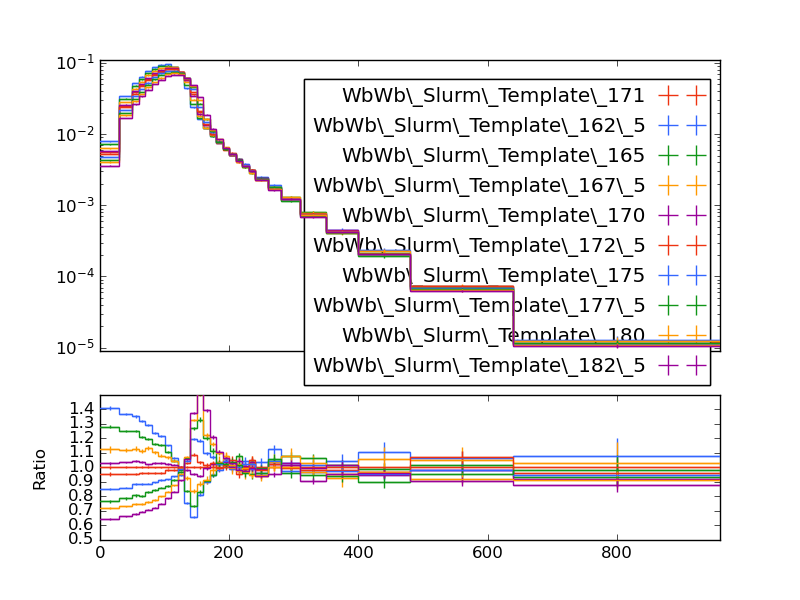

This figure's Python source:
#! /usr/bin/env python

# This Python script was auto-generated using YODA v2.0.1.
# Analysis object: /WbWb_singlelepton/m_bl_fine
# Timestamp: 12-01-2026 (12:51:18)

import matplotlib as mpl
import matplotlib.pyplot as plt
mpl.use('Agg') # comment out for interactive use
import os
import numpy as np

plotDir = os.path.split(os.path.realpath(__file__))[0]
if 'YODA_USER_PLOT_PATH' in globals():
    plot_outdir = globals()['YODA_USER_PLOT_PATH']
else:
    plot_outdir = plotDir

#plot style
plt.style.use(os.path.join(plotDir, '../default.mplstyle'))

plt.rcParams['text.usetex'] = False
plt.style.use(['classic'])
plt.rc('font', family='DejaVu Sans')
# plot metadata
figW, figH = plt.rcParams['figure.figsize']
ax_xLabel = r''
ax_yLabel = r''
ax_title  = r''
ax_xScale = 'linear'
ax_yScale = 'log'
xLims = (0.0, 960.0)
yLims = (9e-06, 0.11000000000000001)

# TeX-friendly labels for the legend
labels = {
    'legend' : ([ r"WbWb\_Slurm\_Template\_171", r"WbWb\_Slurm\_Template\_162\_5", r"WbWb\_Slurm\_Template\_165", r"WbWb\_Slurm\_Template\_167\_5", r"WbWb\_Slurm\_Template\_170", r"WbWb\_Slurm\_Template\_172\_5", r"WbWb\_Slurm\_Template\_175", r"WbWb\_Slurm\_Template\_177\_5", r"WbWb\_Slurm\_Template\_180", r"WbWb\_Slurm\_Template\_182\_5" ], r""),
}

# Adjust canvas width and height
canvasW = 10.0
canvasH = 9.0
figW *= canvasW/10.
figH *= canvasH/9.

# Create figure and axis objects
fig, (ax, ratio0_ax) = plt.subplots(2, 1, sharex=True,
                  figsize=(figW,figH), gridspec_kw={'height_ratios': (6.0, 3.0)})

# Set figure margins
plt.subplots_adjust(
    left   = 1.0 * plt.rcParams['figure.subplot.left'],
    right  = 1.0 * plt.rcParams['figure.subplot.right'],
    top    = 1.0 * plt.rcParams['figure.subplot.top'],
    bottom = 1.0 * plt.rcParams['figure.subplot.bottom'])

ratio0_ax.yaxis.set_major_locator(mpl.ticker.MultipleLocator(0.1))
ratio0_ax.set_ylim(0.5, 1.4999)
ratio0_ax.set_ylabel('Ratio')

# the numerical data is stored in a separate file
dataf = dict()
prefix = os.path.split(__file__)[0]
if prefix:    prefix = prefix + '/'
exec(open(prefix+'m_bl_fine__data.py').read(), dataf)


legend_handles = dict() # keep track of handles for the legend

# style options for curves
# starts at zorder>=5 to draw curve on top of legend
styles = {
  'WbWb_LO_PS_Had_171/Analysis/WbWb_Slurm_Template_171.yoda.gz': {
    'color' : '#EE3311',
    'linestyle' : '-',
    'linewidth' : 1,
    'marker' : 'none',
    'markersize' : 2,
    'capsize' : 0.0,
    'zorder' : 5,
    'histstyle' : 1,
    'drawstyle' : 'steps-pre',
    'xerrorbars' : 1,
    'yerrorbars' : 1,
    'fillcolor' : None,
    'fillopacity' : 1.0,
    'ratio0_linestyle' : '-',
    'ratio0_linewidth' : 1,
    'ratio0_marker' : 'none',
    'ratio0_markersize' : 2,
    'ratio0_capsize' : 0.0,
    'ratio0_zorder' : 5,
    'ratio0_histstyle' : 1,
    'ratio0_drawstyle' : 'steps-pre',
    'ratio0_xerrorbars' : 1,
    'ratio0_yerrorbars' : 1,
  },
  'WbWb_LO_PS_Had_162/Analysis/WbWb_Slurm_Template_162_5.yoda.gz': {
    'color' : '#3366FF',
    'linestyle' : '-',
    'linewidth' : 1,
    'marker' : 'none',
    'markersize' : 2,
    'capsize' : 0.0,
    'zorder' : 6,
    'histstyle' : 1,
    'drawstyle' : 'steps-pre',
    'xerrorbars' : 1,
    'yerrorbars' : 1,
    'fillcolor' : None,
    'fillopacity' : 1.0,
    'ratio0_linestyle' : '-',
    'ratio0_linewidth' : 1,
    'ratio0_marker' : 'none',
    'ratio0_markersize' : 2,
    'ratio0_capsize' : 0.0,
    'ratio0_zorder' : 6,
    'ratio0_histstyle' : 1,
    'ratio0_drawstyle' : 'steps-pre',
    'ratio0_xerrorbars' : 1,
    'ratio0_yerrorbars' : 1,
  },
  'WbWb_LO_PS_Had_165/Analysis/WbWb_Slurm_Template_165.yoda.gz': {
    'color' : '#109618',
    'linestyle' : '-',
    'linewidth' : 1,
    'marker' : 'none',
    'markersize' : 2,
    'capsize' : 0.0,
    'zorder' : 7,
    'histstyle' : 1,
    'drawstyle' : 'steps-pre',
    'xerrorbars' : 1,
    'yerrorbars' : 1,
    'fillcolor' : None,
    'fillopacity' : 1.0,
    'ratio0_linestyle' : '-',
    'ratio0_linewidth' : 1,
    'ratio0_marker' : 'none',
    'ratio0_markersize' : 2,
    'ratio0_capsize' : 0.0,
    'ratio0_zorder' : 7,
    'ratio0_histstyle' : 1,
    'ratio0_drawstyle' : 'steps-pre',
    'ratio0_xerrorbars' : 1,
    'ratio0_yerrorbars' : 1,
  },
  'WbWb_LO_PS_Had_167/Analysis/WbWb_Slurm_Template_167_5.yoda.gz': {
    'color' : '#FF9900',
    'linestyle' : '-',
    'linewidth' : 1,
    'marker' : 'none',
    'markersize' : 2,
    'capsize' : 0.0,
    'zorder' : 8,
    'histstyle' : 1,
    'drawstyle' : 'steps-pre',
    'xerrorbars' : 1,
    'yerrorbars' : 1,
    'fillcolor' : None,
    'fillopacity' : 1.0,
    'ratio0_linestyle' : '-',
    'ratio0_linewidth' : 1,
    'ratio0_marker' : 'none',
    'ratio0_markersize' : 2,
    'ratio0_capsize' : 0.0,
    'ratio0_zorder' : 8,
    'ratio0_histstyle' : 1,
    'ratio0_drawstyle' : 'steps-pre',
    'ratio0_xerrorbars' : 1,
    'ratio0_yerrorbars' : 1,
  },
  'WbWb_LO_PS_Had_170/Analysis/WbWb_Slurm_Template_170.yoda.gz': {
    'color' : '#990099',
    'linestyle' : '-',
    'linewidth' : 1,
    'marker' : 'none',
    'markersize' : 2,
    'capsize' : 0.0,
    'zorder' : 9,
    'histstyle' : 1,
    'drawstyle' : 'steps-pre',
    'xerrorbars' : 1,
    'yerrorbars' : 1,
    'fillcolor' : None,
    'fillopacity' : 1.0,
    'ratio0_linestyle' : '-',
    'ratio0_linewidth' : 1,
    'ratio0_marker' : 'none',
    'ratio0_markersize' : 2,
    'ratio0_capsize' : 0.0,
    'ratio0_zorder' : 9,
    'ratio0_histstyle' : 1,
    'ratio0_drawstyle' : 'steps-pre',
    'ratio0_xerrorbars' : 1,
    'ratio0_yerrorbars' : 1,
  },
  'WbWb_LO_PS_Had_172/Analysis/WbWb_Slurm_Template_172_5.yoda.gz': {
    'color' : '#EE3311',
    'linestyle' : '-',
    'linewidth' : 1,
    'marker' : 'none',
    'markersize' : 2,
    'capsize' : 0.0,
    'zorder' : 10,
    'histstyle' : 1,
    'drawstyle' : 'steps-pre',
    'xerrorbars' : 1,
    'yerrorbars' : 1,
    'fillcolor' : None,
    'fillopacity' : 1.0,
    'ratio0_linestyle' : '-',
    'ratio0_linewidth' : 1,
    'ratio0_marker' : 'none',
    'ratio0_markersize' : 2,
    'ratio0_capsize' : 0.0,
    'ratio0_zorder' : 10,
    'ratio0_histstyle' : 1,
    'ratio0_drawstyle' : 'steps-pre',
    'ratio0_xerrorbars' : 1,
    'ratio0_yerrorbars' : 1,
  },
  'WbWb_LO_PS_Had_175/Analysis/WbWb_Slurm_Template_175.yoda.gz': {
    'color' : '#3366FF',
    'linestyle' : '-',
    'linewidth' : 1,
    'marker' : 'none',
    'markersize' : 2,
    'capsize' : 0.0,
    'zorder' : 11,
    'histstyle' : 1,
    'drawstyle' : 'steps-pre',
    'xerrorbars' : 1,
    'yerrorbars' : 1,
    'fillcolor' : None,
    'fillopacity' : 1.0,
    'ratio0_linestyle' : '-',
    'ratio0_linewidth' : 1,
    'ratio0_marker' : 'none',
    'ratio0_markersize' : 2,
    'ratio0_capsize' : 0.0,
    'ratio0_zorder' : 11,
    'ratio0_histstyle' : 1,
    'ratio0_drawstyle' : 'steps-pre',
    'ratio0_xerrorbars' : 1,
    'ratio0_yerrorbars' : 1,
  },
  'WbWb_LO_PS_Had_177/Analysis/WbWb_Slurm_Template_177_5.yoda.gz': {
    'color' : '#109618',
    'linestyle' : '-',
    'linewidth' : 1,
    'marker' : 'none',
    'markersize' : 2,
    'capsize' : 0.0,
    'zorder' : 12,
    'histstyle' : 1,
    'drawstyle' : 'steps-pre',
    'xerrorbars' : 1,
    'yerrorbars' : 1,
    'fillcolor' : None,
    'fillopacity' : 1.0,
    'ratio0_linestyle' : '-',
    'ratio0_linewidth' : 1,
    'ratio0_marker' : 'none',
    'ratio0_markersize' : 2,
    'ratio0_capsize' : 0.0,
    'ratio0_zorder' : 12,
    'ratio0_histstyle' : 1,
    'ratio0_drawstyle' : 'steps-pre',
    'ratio0_xerrorbars' : 1,
    'ratio0_yerrorbars' : 1,
  },
  'WbWb_LO_PS_Had_180/Analysis/WbWb_Slurm_Template_180.yoda.gz': {
    'color' : '#FF9900',
    'linestyle' : '-',
    'linewidth' : 1,
    'marker' : 'none',
    'markersize' : 2,
    'capsize' : 0.0,
    'zorder' : 13,
    'histstyle' : 1,
    'drawstyle' : 'steps-pre',
    'xerrorbars' : 1,
    'yerrorbars' : 1,
    'fillcolor' : None,
    'fillopacity' : 1.0,
    'ratio0_linestyle' : '-',
    'ratio0_linewidth' : 1,
    'ratio0_marker' : 'none',
    'ratio0_markersize' : 2,
    'ratio0_capsize' : 0.0,
    'ratio0_zorder' : 13,
    'ratio0_histstyle' : 1,
    'ratio0_drawstyle' : 'steps-pre',
    'ratio0_xerrorbars' : 1,
    'ratio0_yerrorbars' : 1,
  },
  'WbWb_LO_PS_Had_182/Analysis/WbWb_Slurm_Template_182_5.yoda.gz': {
    'color' : '#990099',
    'linestyle' : '-',
    'linewidth' : 1,
    'marker' : 'none',
    'markersize' : 2,
    'capsize' : 0.0,
    'zorder' : 14,
    'histstyle' : 1,
    'drawstyle' : 'steps-pre',
    'xerrorbars' : 1,
    'yerrorbars' : 1,
    'fillcolor' : None,
    'fillopacity' : 1.0,
    'ratio0_linestyle' : '-',
    'ratio0_linewidth' : 1,
    'ratio0_marker' : 'none',
    'ratio0_markersize' : 2,
    'ratio0_capsize' : 0.0,
    'ratio0_zorder' : 14,
    'ratio0_histstyle' : 1,
    'ratio0_drawstyle' : 'steps-pre',
    'ratio0_xerrorbars' : 1,
    'ratio0_yerrorbars' : 1,
  },
}

# curve from input yoda files in main panel
for label, yvals in dataf['yvals'].items():
    if all(np.isnan(v) for v in dataf['yvals'][label]):
        continue
    tmp = None
    if styles[label]['histstyle']: # draw as histogram
        xpos = dataf['xedges'][label] if styles[label]['drawstyle'] else dataf['xpoints'][label]
        ypos = np.insert(yvals, 0, yvals[0]) if styles[label]['drawstyle'] else yvals
        if styles[label]['fillcolor']: # fill area below curve
            ax.fill_between(xpos, ypos, step='pre',
                            color=styles[label]['fillcolor'],
                            alpha=styles[label]['fillopacity'])
        tmp, = ax.plot(xpos, ypos,
                       color=styles[label]['color'],
                       linestyle=styles[label]['linestyle'],
                       linewidth=styles[label]['linewidth'],
                       drawstyle=styles[label]['drawstyle'], solid_joinstyle='miter',
                       zorder=styles[label]['zorder'], label=label)
    tmp = ax.errorbar(dataf['xpoints'][label], yvals,
                      xerr=np.array(dataf['xerrs'][label])*styles[label]['xerrorbars'],
                      yerr=np.array(dataf['yerrs'][label])*styles[label]['yerrorbars'],
                      fmt=styles[label]['marker'], capsize=styles[label]['capsize'],
                      markersize=styles[label]['markersize'],
                      ecolor=styles[label]['color'],
                      color=styles[label]['color'], zorder=styles[label]['zorder'])
    tmp[-1][0].set_linestyle(styles[label]['linestyle'])
    tmp[-1][0].set_linewidth(styles[label]['linewidth'])
    if label in dataf['add_legend_handle']:  legend_handles[label] = tmp
    for varLabel in dataf['variation_yvals'].keys():
        if varLabel.startswith(label):
            tmp, = ax.plot(dataf['xedges'][label], dataf['variation_yvals'][varLabel],
                           color=styles[label]['color'],
                           linestyle=styles[label]['linestyle'],
                           linewidth=styles[label]['linewidth'],
                           drawstyle='steps-pre', solid_joinstyle='miter',
                           zorder=styles[label]['zorder'], alpha=0.5)


# plots on ratio panel
# curve from input yoda files in ratio panel
for label, yvals in dataf['ratio0_yvals'].items():
    if all(np.isnan(v) for v in yvals):
        continue
    if styles[label]['ratio0_histstyle']: # plot as histogram
        xpos = dataf['xedges']['WbWb_LO_PS_Had_171/Analysis/WbWb_Slurm_Template_171.yoda.gz'] if styles[label]['ratio0_drawstyle'] else dataf['xpoints']['WbWb_LO_PS_Had_171/Analysis/WbWb_Slurm_Template_171.yoda.gz']
        ypos = np.insert(yvals, 0, yvals[0]) if styles[label]['ratio0_drawstyle'] else yvals
        ratio0_ax.plot(xpos, ypos,
                       color=styles[label]['color'],
                       linewidth=styles[label]['linewidth'],
                       linestyle=styles[label]['ratio0_linestyle'],
                       drawstyle=styles[label]['ratio0_drawstyle'], zorder=styles[label]['zorder'],
                       solid_joinstyle='miter')
    tmp = ratio0_ax.errorbar(dataf['xpoints']['WbWb_LO_PS_Had_171/Analysis/WbWb_Slurm_Template_171.yoda.gz'], yvals,
                             xerr=np.array(dataf['ref_xerrs'])*styles[label]['ratio0_xerrorbars'],
                             yerr=np.array(dataf['ratio0_yerrs'][label])*styles[label]['ratio0_yerrorbars'],
                             fmt=styles[label]['ratio0_marker'], capsize=styles[label]['ratio0_capsize'],
                             markersize=styles[label]['ratio0_markersize'],
                             ecolor=styles[label]['color'],
                             color=styles[label]['color'])
    tmp[-1][0].set_linestyle(styles[label]['ratio0_linestyle'])
    tmp[-1][0].set_linewidth(styles[label]['ratio0_linewidth'])

    for varlabel in dataf['ratio0_variation_vals'].keys():
        if varlabel.startswith(label):
            ratio0_ax.plot(dataf['xedges']['WbWb_LO_PS_Had_171/Analysis/WbWb_Slurm_Template_171.yoda.gz'],
                            dataf['ratio0_variation_vals'][varlabel],
                            color=styles[label]['color'],
                            linestyle=styles[label]['linestyle'],
                            linewidth=styles[label]['linewidth'],
                            drawstyle='steps-pre', solid_joinstyle='miter',
                            zorder=1, alpha=0.5)

legend_items = list(legend_handles.values())
ax.add_artist(ax.legend(legend_items,
                        labels['legend'][0],
                        title=labels['legend'][1],
                        alignment='right',
                        loc='upper right',
                        bbox_to_anchor=(1.0, 0.97),markerfirst=False))

# set plot metadata as defined above
ratio0_ax.set_xlabel(ax_xLabel)
ratio0_ax.xaxis.set_label_coords(1., -0.15)
ax.set_ylabel(ax_yLabel, ha='right', va='top')
ax.yaxis.set_label_coords(-0.11, 1.0)
ax.set_title(ax_title, loc='left')
ax.set_xscale(ax_xScale)
ax.set_yscale(ax_yScale)
ax.set_xlim(xLims)
ax.set_ylim(yLims)

# tick formatting
plt.rcParams['xtick.top'] = True
plt.rcParams['ytick.right'] = True
ax.yaxis.set_major_locator(mpl.ticker.LogLocator(base=10.0, numticks=np.inf))
ax.yaxis.set_minor_locator(mpl.ticker.LogLocator(
                           base=10.0, subs=np.arange(0.1, 1, 0.1), numticks=np.inf))
fig.align_ylabels((ax, ratio0_ax))
plt.savefig(os.path.join(plot_outdir, 'm_bl_fine.pdf'), format='PDF')
plt.savefig(os.path.join(plot_outdir, 'm_bl_fine.png'), format='PNG')

plt.close(fig)
